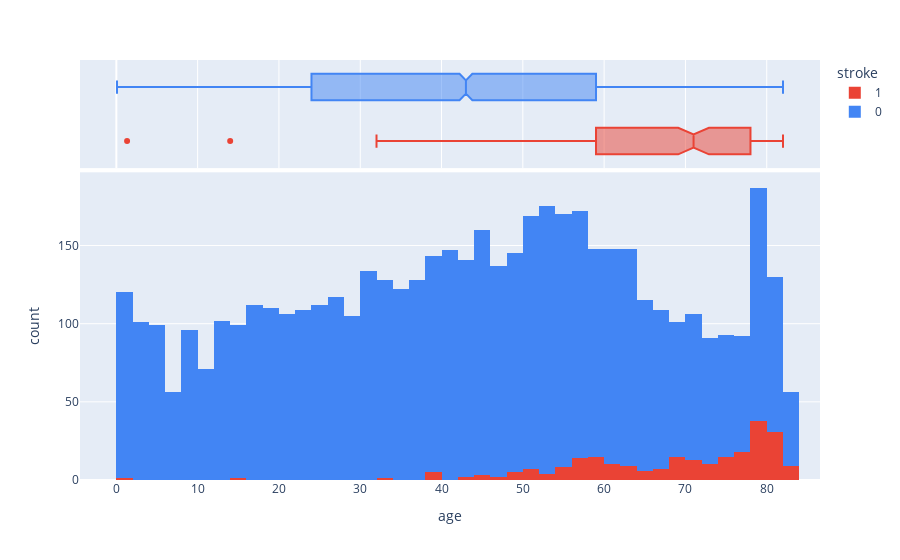

Notebook code for this chart:
### Code cell
fig = px.histogram(df, x="age", color="stroke", marginal="box",
                         hover_data=df.columns, color_discrete_map={1: '#ea4335', 0: '#4285f4'})
fig.show()

print("Hầu hết những người đột quỵ là người già")

### Figure 1 — Plotly figure (JSON) as saved in the notebook; plotly's stock layout.template omitted (floating-point values rounded to 4 significant figures; data arrays with more than 128 entries replaced by an {"elided": "..."} marker saying what was removed)
{"data": [{"alignmentgroup": "True", "bingroup": "x", "hovertemplate": "stroke=1<br>age=%{x}<br>count=%{y}<extra></extra>", "legendgroup": "1", "marker": {"color": "#ea4335", "pattern": {"shape": ""}}, "name": "1", "offsetgroup": "1", "orientation": "v", "showlegend": true, "type": "histogram", "x": {"elided": "249 float values"}, "xaxis": "x", "yaxis": "y"}, {"alignmentgroup": "True", "customdata": {"elided": "249x11 mixed values"}, "hovertemplate": "stroke=%{customdata[10]}<br>age=%{x}<br>id=%{customdata[0]}<br>gender=%{customdata[1]}<br>hypertension=%{customdata[2]}<br>heart_disease=%{customdata[3]}<br>ever_married=%{customdata[4]}<br>work_type=%{customdata[5]}<br>Residence_type=%{customdata[6]}<br>avg_glucose_level=%{customdata[7]}<br>bmi=%{customdata[8]}<br>smoking_status=%{customdata[9]}<extra></extra>", "legendgroup": "1", "marker": {"color": "#ea4335"}, "name": "1", "notched": true, "offsetgroup": "1", "showlegend": false, "type": "box", "x": {"elided": "249 float values"}, "xaxis": "x2", "yaxis": "y2"}, {"alignmentgroup": "True", "bingroup": "x", "hovertemplate": "stroke=0<br>age=%{x}<br>count=%{y}<extra></extra>", "legendgroup": "0", "marker": {"color": "#4285f4", "pattern": {"shape": ""}}, "name": "0", "offsetgroup": "0", "orientation": "v", "showlegend": true, "type": "histogram", "x": {"elided": "4861 float values"}, "xaxis": "x", "yaxis": "y"}, {"alignmentgroup": "True", "customdata": {"elided": "4861x11 mixed values"}, "hovertemplate": "stroke=%{customdata[10]}<br>age=%{x}<br>id=%{customdata[0]}<br>gender=%{customdata[1]}<br>hypertension=%{customdata[2]}<br>heart_disease=%{customdata[3]}<br>ever_married=%{customdata[4]}<br>work_type=%{customdata[5]}<br>Residence_type=%{customdata[6]}<br>avg_glucose_level=%{customdata[7]}<br>bmi=%{customdata[8]}<br>smoking_status=%{customdata[9]}<extra></extra>", "legendgroup": "0", "marker": {"color": "#4285f4"}, "name": "0", "notched": true, "offsetgroup": "0", "showlegend": false, "type": "box", "x": {"elided": "4861 float values"}, "xaxis": "x2", "yaxis": "y2"}], "layout": {"barmode": "relative", "legend": {"title": {"text": "stroke"}, "tracegroupgap": 0}, "margin": {"t": 60}, "xaxis": {"anchor": "y", "domain": [0, 1], "title": {"text": "age"}}, "xaxis2": {"anchor": "y2", "domain": [0, 1], "matches": "x", "showgrid": true, "showticklabels": false}, "yaxis": {"anchor": "x", "domain": [0, 0.7326], "title": {"text": "count"}}, "yaxis2": {"anchor": "x2", "domain": [0.7426, 1], "matches": "y2", "showgrid": false, "showline": false, "showticklabels": false, "ticks": ""}}}
